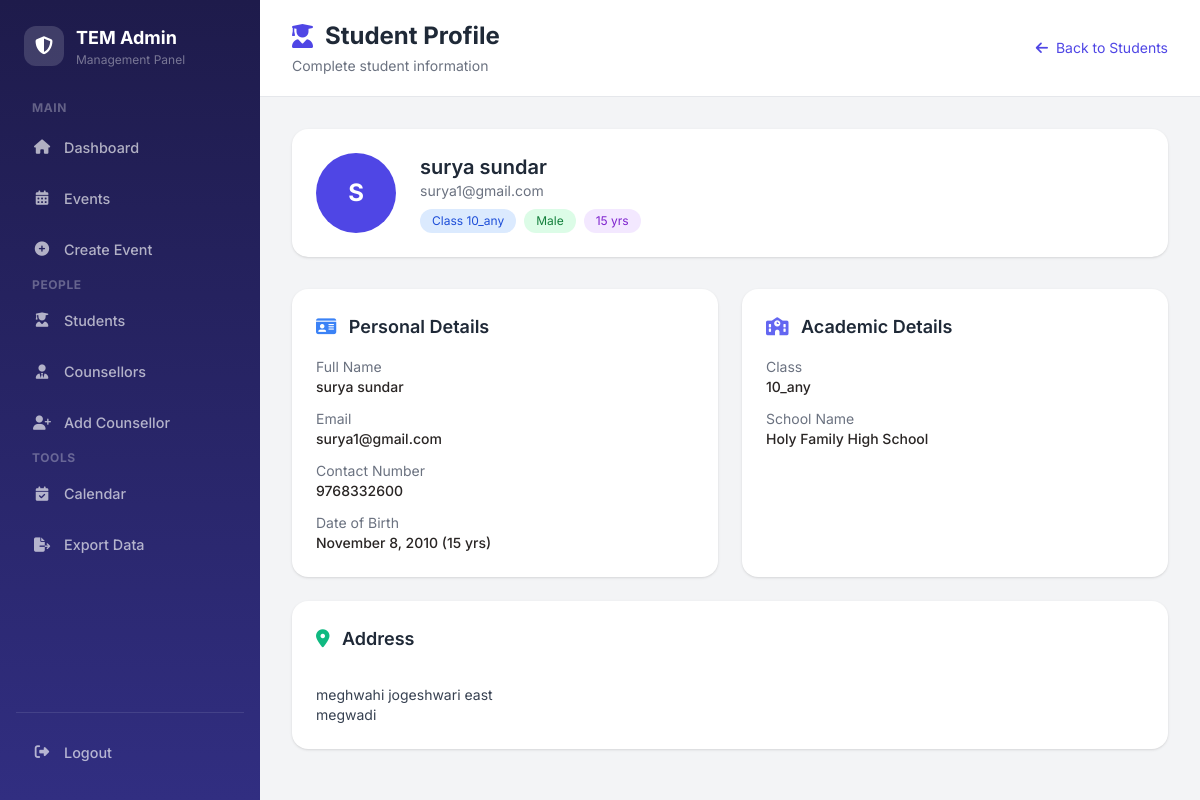
Page /admin/student_view.php?id=4 (signed in) on the committed database.
### tables this page shows
CREATE TABLE `students` (
  `id` int(11) NOT NULL,
  `username` varchar(100) NOT NULL,
  `email` varchar(150) NOT NULL,
  `contact_number` varchar(20) NOT NULL,
  `gender` enum('Male','Female','Other') NOT NULL,
  `std` varchar(20) NOT NULL,
  `school_name` varchar(200) NOT NULL,
  `address` text NOT NULL,
  `dob` date NOT NULL,
  `password` varchar(255) NOT NULL,
  `created_at` timestamp NOT NULL DEFAULT current_timestamp()
);

### admin/student_view.php (the view, shortened to what this page needs)
<?php
require '../db.php';
$id = $_GET['id'] ?? null;
$stmt = $pdo->prepare("SELECT * FROM students WHERE id=?");
$stmt->execute([$id]);
$s = $stmt->fetch(PDO::FETCH_ASSOC);
$initial = strtoupper(substr($s['username'], 0, 1));
$age = '';
$dobFormatted = '';
if (!empty($s['dob'])) {
    $dob = new DateTime($s['dob']);
    $dobFormatted = $dob->format('F j, Y');
    $age = (new DateTime())->diff($dob)->y;
}
?>
<!DOCTYPE html>
<html lang="en">
<head>
<script src="https://cdn.tailwindcss.com"></script>
<link rel="stylesheet"
 href="https://cdnjs.cloudflare.com/ajax/libs/font-awesome/6.4.0/css/all.min.css">
</head>
<body class="bg-gray-100 min-h-screen flex">
<?php include 'sidebar.php'; ?>
<div class="flex-1 flex flex-col overflow-hidden">
    <header class="bg-white border-b px-8 py-5 flex justify-between items-center">
        <div>
            <h1 class="text-2xl font-bold text-gray-800 flex items-center">
                <i class="fas fa-user-graduate mr-3 text-indigo-600"></i>
                Student Profile
            </h1>
            <p class="text-sm text-gray-500 mt-1">
                Complete student information
            </p>
        </div>
        <a href="students.php"
           class="text-sm text-indigo-600 hover:underline flex items-center">
            <i class="fas fa-arrow-left mr-2"></i> Back to Students
        </a>
    </header>
    <main class="flex-1 overflow-y-auto p-8">
        <div class="bg-white rounded-2xl shadow p-6 mb-8 flex items-center gap-6">
            <div class="w-20 h-20 rounded-full bg-indigo-600
                        flex items-center justify-center
                        text-white text-2xl font-bold">
                <?= $initial ?>
            </div>
            <div>
                <h2 class="text-xl font-semibold text-gray-800">
                    <?= htmlspecialchars($s['username']) ?>
                </h2>
                <p class="text-sm text-gray-500 break-all">
                    <?= htmlspecialchars($s['email']) ?>
                </p>
                <div class="flex gap-2 mt-2 flex-wrap">
                    <span class="px-3 py-1 bg-blue-100 text-blue-700 text-xs rounded-full">
                        Class <?= $s['std'] ?>
                    </span>
                    <span class="px-3 py-1 bg-green-100 text-green-700 text-xs rounded-full">
                        <?= $s['gender'] ?>
                    </span>
                    <?php if ($age): ?>
                    <span class="px-3 py-1 bg-purple-100 text-purple-700 text-xs rounded-full">
                        <?= $age ?> yrs
                    </span>
                    <?php endif; ?>
                </div>
            </div>
        </div>
        <div class="grid grid-cols-1 md:grid-cols-2 gap-6">
            <div class="bg-white rounded-2xl shadow p-6">
                <h3 class="text-lg font-semibold mb-4 text-gray-800">
                    <i class="fas fa-id-card mr-2 text-blue-500"></i>
                    Personal Details
                </h3>
                <div class="space-y-3 text-sm">
                    <p><span class="text-gray-500">Full Name</span><br>
                        <span class="font-medium"><?= htmlspecialchars($s['username']) ?></span>
                    </p>
                    <p><span class="text-gray-500">Email</span><br>
                        <span class="font-medium"><?= htmlspecialchars($s['email']) ?></span>
                    </p>
                    <p><span class="text-gray-500">Contact Number</span><br>
                        <span class="font-medium"><?= htmlspecialchars($s['contact_number']) ?></span>
                    </p>
                    <p><span class="text-gray-500">Date of Birth</span><br>
                        <span class="font-medium"><?= $dobFormatted ?> (<?= $age ?> yrs)</span>
                    </p>
                </div>
            </div>
            <div class="bg-white rounded-2xl shadow p-6">
                <h3 class="text-lg font-semibold mb-4 text-gray-800">
                    <i class="fas fa-school mr-2 text-indigo-500"></i>
                    Academic Details
                </h3>
                <div class="space-y-3 text-sm">
                    <p><span class="text-gray-500">Class</span><br>
                        <span class="font-medium"><?= $s['std'] ?></span>
                    </p>
                    <p><span class="text-gray-500">School Name</span><br>
                        <span class="font-medium"><?= htmlspecialchars($s['school_name']) ?></span>
                    </p>
                </div>
            </div>
            <div class="bg-white rounded-2xl shadow p-6 md:col-span-2">
                <h3 class="text-lg font-semibold mb-3 text-gray-800">
                    <i class="fas fa-map-marker-alt mr-2 text-emerald-500"></i>
                    Address
                </h3>
                <p class="text-sm text-gray-700 whitespace-pre-line">
                    <?= htmlspecialchars($s['address']) ?>
                </p>
            </div>
        </div>
    </main>
</div>
</body>
</html>

### style.css (style rules this page uses)
:root { --primary-50: #eef2ff; --primary-100: #e0e7ff; --primary-200: #c7d2fe; --primary-300: #a5b4fc; --primary-400: #818cf8; --primary-500: #6366f1; --primary-600: #4f46e5; --primary-700: #4338ca; --primary-800: #3730a3; --primary-900: #312e81; --accent-400: #2dd4bf; --accent-500: #14b8a6; --accent-600: #0d9488; --gray-50: #fafaf9; --gray-100: #f5f5f4; --gray-200: #e7e5e4; --gray-300: #d6d3d1; --gray-400: #a8a29e; --gray-500: #78716c; --gray-600: #57534e; --gray-700: #44403c; --gray-800: #292524; --gray-900: #1c1917; --green-100: #dcfce7; --green-600: #16a34a; --green-700: #15803d; --yellow-100: #fef9c3; --yellow-600: #ca8a04; --red-100: #fee2e2; --red-600: #dc2626; --bg-page: #f0f2f8; --bg-card: rgba(255, 255, 255, 0.85); --border-light: rgba(99, 102, 241, 0.08); --shadow-sm: 0 1px 2px rgba(0,0,0,0.04); --shadow-md: 0 4px 12px rgba(0,0,0,0.06); --shadow-lg: 0 10px 30px rgba(0,0,0,0.08); --shadow-xl: 0 20px 50px rgba(0,0,0,0.10); --shadow-glow: 0 0 30px rgba(99, 102, 241, 0.15); --radius-md: 12px; --radius-lg: 16px; --radius-xl: 20px; --radius-2xl: 24px; --radius-full: 9999px; --ease-out: cubic-bezier(0.16, 1, 0.3, 1); }
*, *::before, *::after { box-sizing: border-box; margin: 0; padding: 0; }
body { font-family: 'Inter', -apple-system, BlinkMacSystemFont, 'Segoe UI', sans-serif; color: var(--gray-800); background: var(--bg-page); line-height: 1.6; -webkit-font-smoothing: antialiased; -moz-osx-font-smoothing: grayscale; }
a { text-decoration: none; color: inherit; }

### rows in the picture
students: username "S", username "surya sundar", email "surya1@gmail.com", std "10_any", gender "Male", dob "15", contact_number "9768332600", dob "November 8, 2010", school_name "Holy Family High School", address "meghwahi jogeshwari east megwadi"
